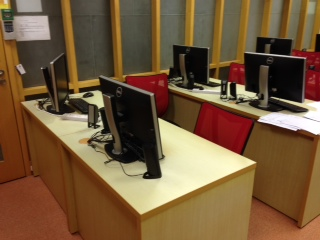
#> input picture lab3/LabPhoto1.JPG, 320 x 240 px, found by its file name
$ python lab3.py   (Python 2 division)   (older library calls are emulated)
#> lines starting #> are read from the running program, lines starting #| are printed output that depends on the picture; after the words box and inside, x2 and y2 are one past the last pixel; in counts of white or black regions, pixels touching at a corner belong together
# CS4243 Lab 3
# ===================
# Name: Tay Yang Shun
# Matric: A0073063M

import cv2
import cv2.cv as cv

import numpy as np

IMAGE_1_FILENAME = 'LabPhoto1.jpg'
IMAGE_1_GRAY_FILENAME = 'grayImage1.jpg'
IMAGE_2_FILENAME = 'LabPhoto2.jpg'
IMAGE_2_GRAY_FILENAME = 'grayImage2.jpg'
IMAGE_1_TRACKING_FILENAME = 'LabPhotoTracking1.jpg'
IMAGE_2_TRACKING_FILENAME = 'LabPhotoTracking2.jpg'

TEXT_ORIGIN = (20, 20)
TEXT_FONT = cv2.FONT_HERSHEY_COMPLEX_SMALL
TEXT_FONT_SCALE = 1
TEXT_FONT_COLOR = (255, 255, 255)

TRACKING_CORNER_COUNT = 200
TRACKING_QUALITY_LEVEL = 0.001
TRACKING_MIN_DISTANCE = 9.0

im1 = cv2.imread(IMAGE_1_FILENAME, cv2.CV_LOAD_IMAGE_COLOR)
#> im1 is the input picture: shape (240, 320, 3); mean B, G, R 58.1, 88.2, 115.9
im2 = cv2.imread(IMAGE_2_FILENAME, cv2.CV_LOAD_IMAGE_COLOR)
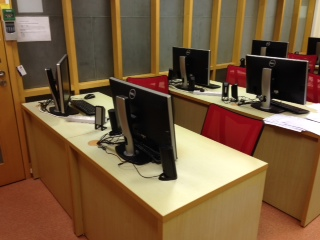
#> input picture lab3/LabPhoto2.JPG, 320 x 240 px, found by its file name
#> im2 is the input picture: shape (240, 320, 3); mean B, G, R 60.2, 89.6, 118.3

im1_height, im1_width, im1_depth = im1.shape
#> im1_height = 240; im1_width = 320; im1_depth = 3
im2_height, im2_width, im2_depth = im2.shape
#> im2_height = 240; im2_width = 320; im2_depth = 3

print 'Dimensions of', IMAGE_1_FILENAME, ':', im1_height, 'x', im1_width
#| Dimensions of LabPhoto1.jpg : 240 x 320
print 'Dimensions of', IMAGE_2_FILENAME, ':', im2_height, 'x', im2_width
#| Dimensions of LabPhoto2.jpg : 240 x 320

grImg1 = cv2.cvtColor(im1, cv2.COLOR_BGR2GRAY)
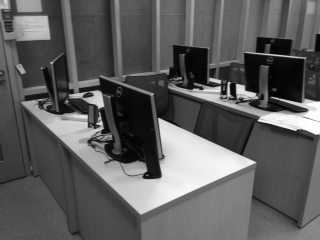
#> grImg1: shape (240, 320); min 0, max 255, mean 93.1
cv2.putText(grImg1, IMAGE_1_FILENAME, TEXT_ORIGIN, TEXT_FONT, TEXT_FONT_SCALE, TEXT_FONT_COLOR)
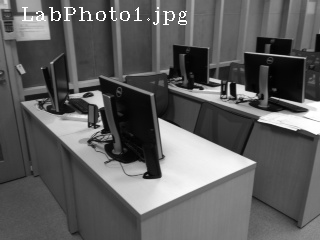
#> grImg1: shape (240, 320); 0.76% of pixels changed, all inside (x1, y1, x2, y2) = (22, 7, 187, 25)
cv2.imshow(IMAGE_1_GRAY_FILENAME, grImg1)
cv2.imwrite(IMAGE_1_GRAY_FILENAME, grImg1)

grImg2 = cv2.cvtColor(im2, cv2.COLOR_BGR2GRAY)
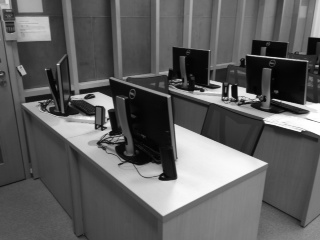
#> grImg2: shape (240, 320); min 0, max 255, mean 94.8
cv2.putText(grImg2, IMAGE_2_FILENAME, TEXT_ORIGIN, TEXT_FONT, TEXT_FONT_SCALE, TEXT_FONT_COLOR)
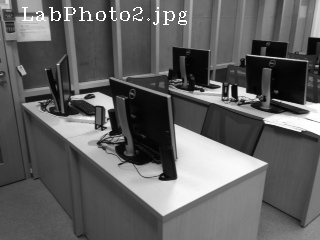
#> grImg2: shape (240, 320); 0.77% of pixels changed, all inside (x1, y1, x2, y2) = (22, 7, 187, 25)
cv2.imshow(IMAGE_2_GRAY_FILENAME, grImg2)
cv2.imwrite(IMAGE_2_GRAY_FILENAME, grImg2)

feat1 = cv2.goodFeaturesToTrack(grImg1, TRACKING_CORNER_COUNT, TRACKING_QUALITY_LEVEL, \
                                TRACKING_MIN_DISTANCE).reshape((-1, 2))
#> feat1 = 200 pairs, first value 1 to 318, second value 1 to 237

#> (the run stopped early here; a loop or call above may not have finished)
